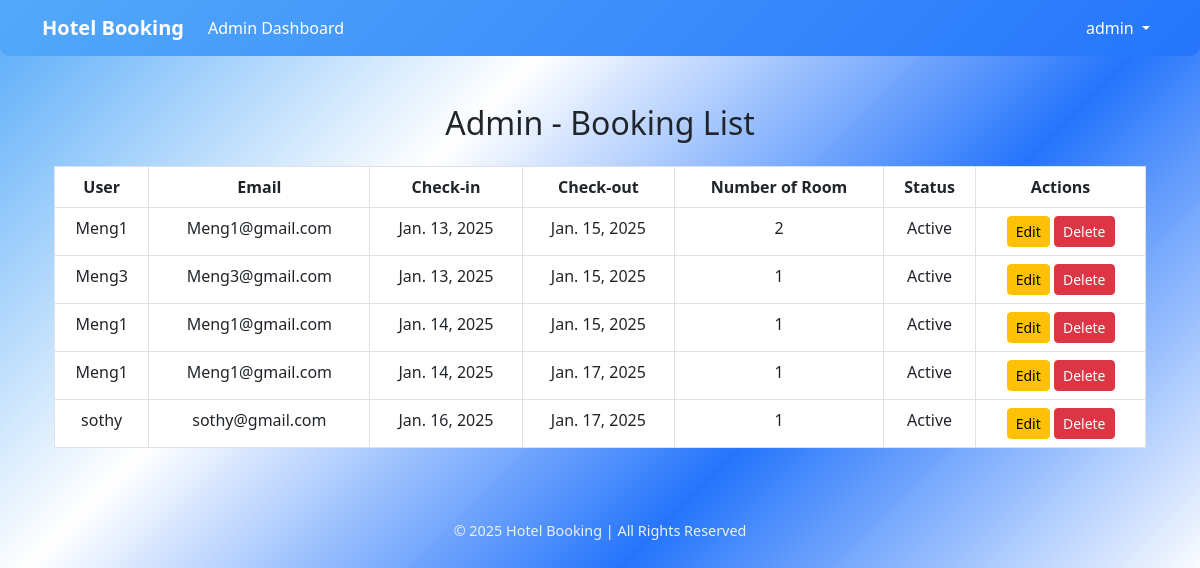
The page /admin-bookings/ (signed in) on the database its author committed.
### bookings/models.py (models this page shows, shortened)
class Booking(models.Model):
    user = models.ForeignKey(User, on_delete=models.CASCADE)
    room = models.ForeignKey(Room, on_delete=models.CASCADE)
    check_in = models.DateField()
    check_out = models.DateField()
    rooms_booked = models.PositiveIntegerField(default=1)

### bookings/views.py (the view)
# urls.py: path('admin-bookings/', views.admin_booking_list, name='admin_booking_list'),
@login_required
def admin_booking_list(request):
    bookings = Booking.objects.select_related('room', 'user').all()
    return render(request, 'bookings/admin_booking_list.html', {'bookings': bookings})

### bookings/templates/bookings/admin_booking_list.html (shortened to what this page needs)
{% extends 'bookings/main.html' %}
{% block content %}
<div class="container mt-5">
    <h2 class="text-center mb-4">Admin - Booking List</h2>
    <table class="table table-bordered text-center">
        <thead>
            <tr>
                <th>User</th>
                <th>Email</th>
                <th>Check-in</th>
                <th>Check-out</th>
                <th>Number of Room</th>
                <th>Status</th>
                <th>Actions</th>
            </tr>
        </thead>
        <tbody>
            {% for booking in bookings %}
            <tr>
                <td>{{ booking.user }}</td>
                <td>{{ booking.user.email }}</td>
                <td>{{ booking.check_in }}</td>
                <td>{{ booking.check_out }}</td>
                <td>{{ booking.rooms_booked }}</td>
                <td>
                    {% if booking.check_out < today %} Complete {% else %} Active {% endif %} </td>
                <td>
                    <a class="btn btn-warning btn-sm" href="{% url 'update_booking_admin' booking.id %}">Edit</a>
                    <a class="btn btn-danger btn-sm" href="{% url 'delete_booking_admin' booking.id %}">Delete</a>
                </td>
            </tr>
            {% empty %}
            <tr>
                <td colspan="8" class="text-center">No bookings available.</td>
            </tr>
            {% endfor %}
        </tbody>
    </table>
</div>
{% endblock %}

### bookings/templates/bookings/navbar.html (shortened to what this page needs)
<nav class="navbar navbar-expand  ">
    <div class="container">
        <a class="navbar-brand text-white fw-bold">Hotel Booking</a>
        <div class="collapse navbar-collapse" id="navbarNav">
            <ul class="navbar-nav me-auto">
                {% if user.is_authenticated %}
                {% if user.is_staff %}
                <li class="nav-item"><a class="nav-link text-white" href="{% url 'admin_dashboard' %}">Admin
                        Dashboard</a></li>
                {% endif %}
                {% endif %}
            </ul>
            <ul class="navbar-nav">
                {% if user.is_authenticated %}
                <li class="nav-item dropdown">
                    <a class="nav-link dropdown-toggle text-white" href="#" id="userDropdown" role="button"
                        data-bs-toggle="dropdown" aria-expanded="false">
                        {{ user.username }}
                    </a>
                </li>
                {% else %}
                <li class="nav-item"><a class="nav-link text-white" href="{% url 'login' %}">Login</a></li>
                <li class="nav-item"><a class="nav-link text-white" href="{% url 'register' %}">Register</a></li>
                {% endif %}
            </ul>
        </div>
    </div>
</nav>

### bookings/static/css/style.css (style rules this page uses)
body { background: linear-gradient(135deg, #53a9f9, #ffffff, #2575fc, #fff); font-family: "Roboto", sans-serif; color: #333; margin: 0; padding: 0; }
.navbar { background: linear-gradient(135deg, #53a9f9, #2575fc); color: skyblue; padding: 20px; border-radius: 0 0 10px 10px; }
.navbar-brand { font-size: 1.8rem; color: #280d93 !important; font-weight: bold; }
.nav-link { color: #162ca6 !important; font-weight: 500; transition: color 0.3s ease-in-out; }

### rows shown on the page
Booking: user "Meng1", user.email "Meng1@gmail.com", check_in "Jan. 13, 2025", check_out "Jan. 15, 2025", rooms_booked "2", shows "Active"
Booking: user "Meng3", user.email "Meng3@gmail.com", check_in "Jan. 13, 2025", check_out "Jan. 15, 2025", rooms_booked "1", shows "Active"
Booking: user "Meng1", user.email "Meng1@gmail.com", check_in "Jan. 14, 2025", check_out "Jan. 15, 2025", rooms_booked "1", shows "Active"
Booking: user "Meng1", user.email "Meng1@gmail.com", check_in "Jan. 14, 2025", check_out "Jan. 17, 2025", rooms_booked "1", shows "Active"
Booking: user "sothy", user.email "sothy@gmail.com", check_in "Jan. 16, 2025", check_out "Jan. 17, 2025", rooms_booked "1", shows "Active"

### other values the page prints
{{ user.username }} "admin"
